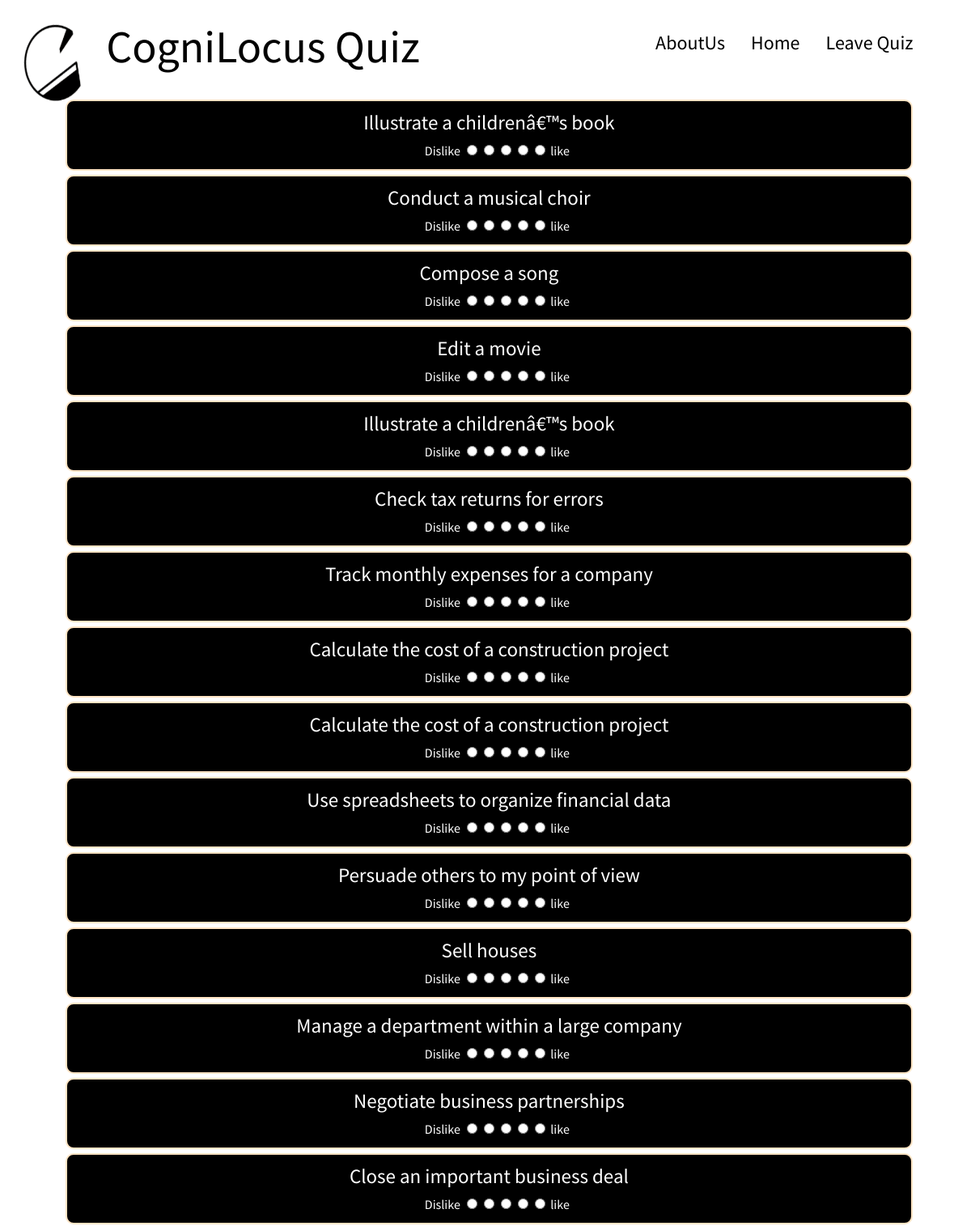
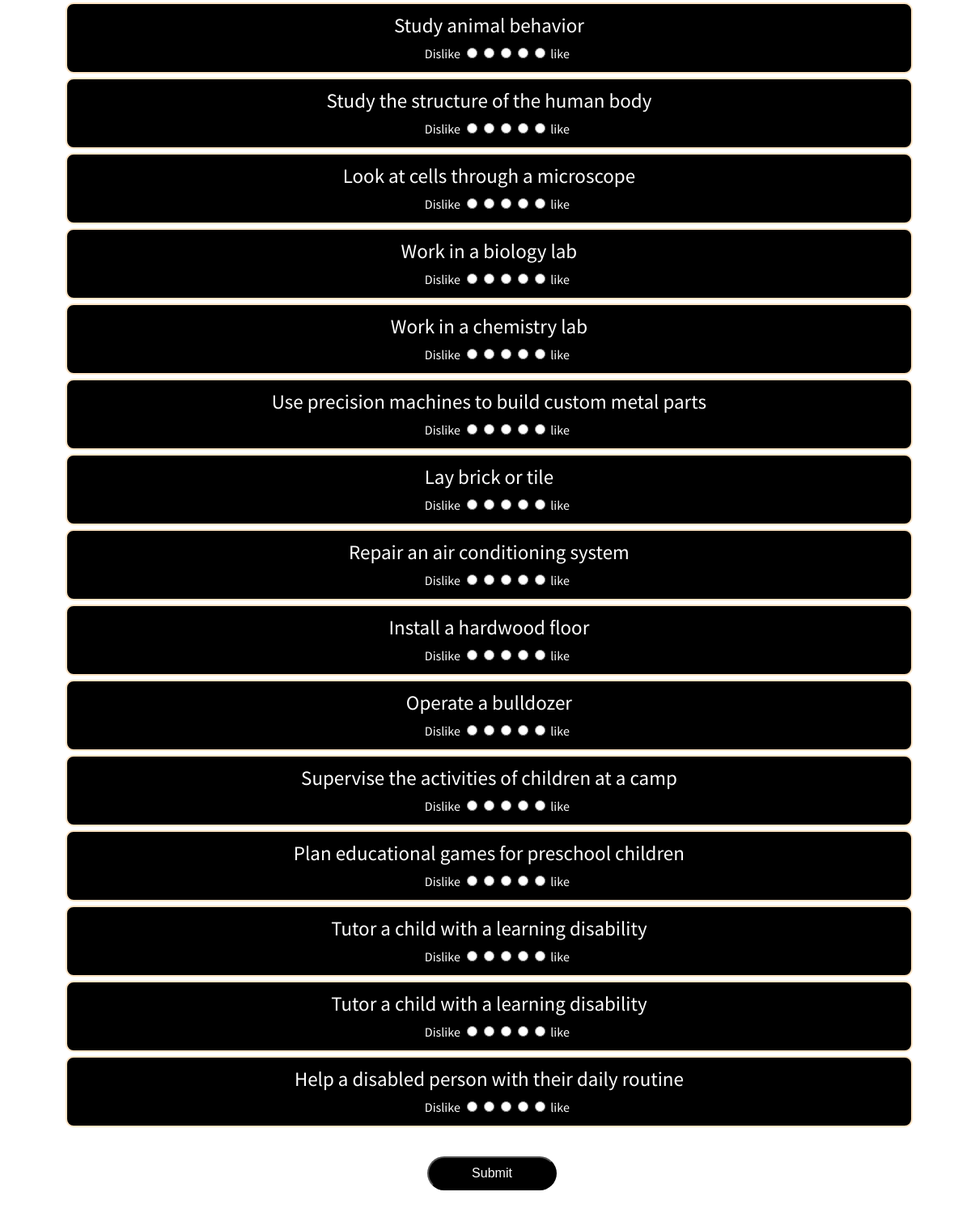
/quiz/ (signed in), run on the app's committed database (2 pictures, top to bottom).
### base/models.py (models this page shows)
class QuizQuestion(models.Model):
    Q_id = models.CharField(max_length=10)
    Question = models.TextField()
    primaryfact = models.CharField(max_length=1)
    otherfact = models.CharField(max_length=10, blank=True)

### base/views.py (the view)
# urls.py: path('quiz/', views.get_questions, name='get_questions'),
@login_required(login_url="login")
def get_questions(request):
    factor_name_to_code = {
        'Artistic': 'a',
        'Conventional': 'c',
        'Enterprising': 'e',
        'Investigative': 'i',
        'Realistic': 'r',
        'Social': 's',
    }
    num_questions_per_factor = 5
    for factor_name, factor_code in factor_name_to_code.items():
        factor_questions = QuizQuestion.objects.filter(primaryfact=factor_code)
        random_questions[factor_name] = random.sample(
            list(factor_questions), num_questions_per_factor)
    context = {'random_questions': random_questions}
    return render(request, 'quiz.html', context)

### templates/quiz.html (shortened to what this page needs)
{% load static %}
<!DOCTYPE html>
<html lang="en">
  <head>
    <link
      rel="stylesheet"
      href="https://cdnjs.cloudflare.com/ajax/libs/font-awesome/5.15.2/css/all.min.css"
    />
    <link rel="stylesheet" href="{% static 'styles/quizstyle.css' %}" />
  </head>
  <body>
    <nav>
      <img src="{% static 'images/Logo.png' %}" alt="Learning Image" />
      <div class="logo">
        <a href="{% url 'index' %}" style="color: black; text-decoration: none"
          >CogniLocus Quiz</a
        >
      </div>
      <ul>
        <li style="margin-left: 10rem">
          <a href="{% url 'aboutus' %}">AboutUs</a>
        </li>
        <li><a href="{% url 'index' %}">Home</a></li>
        <li><a href="{% url 'index' %}">Leave Quiz</a></li>
      </ul>
    </nav>
    <div style="margin-top: 0.1rem">
      <form method="POST" action="{% url 'user_input' %}">
        <ul>
          {% for factor, questions in random_questions.items %}
          <ul>
            {% for question in questions %}
            <li style="list-style-type: none">
              <div
                class="box"
                style="
                  height: 4rem;
                  background-color: black;
                  opacity: 1;
                  margin-left: 0.05em;
                  margin-right: 4.5em;
                "
              >
                <p
                  style="
                    color: white;
                    margin-top: 0.001rem;
                    text-align: center;
                    font-size: 25px;
                    height: 2vh;
                    padding: 0;
                  "
                >
                  {{ question.Question }}
                </p>
                <div
                  required="required"
                  id="select1"
                  class="form-radios"
                  style="display: flex; margin-top: 0.01rem; margin-left: 27rem"
                >
                  <div class="form-item form-item-submitted">
                    <label for="edit-submitted-r-1-1" class="control-label">
                      <span
                        class="label-text"
                        style="color: white; text-align: center"
                        >Dislike</span
                      >
                      <input
                        type="radio"
                        required="required"
                        id="edit-submitted"
                        name="question_rating_{{ question.Q_id }}"
                        value="1"
                      />
                    </label>
                  </div>
                  <div class="form-item form-item-submitted">
                    <label for="edit-submitted-r-1-1" class="control-label">
                      <input
                        type="radio"
                        required="required"
                        id="edit-submitted1"
                        name="question_rating_{{ question.Q_id }}"
                        value="2"
                      />
                    </label>
                  </div>
                  <div class="form-item form-item-submitted">
                    <label for="edit-submitted-r-1-1" class="control-label">
                      <input
                        type="radio"
                        required="required"
                        id="edit-submitted2"
                        name="question_rating_{{ question.Q_id }}"
                        value="3"
                      />
                    </label>
                  </div>
                  <div class="form-item form-item-submitted">
                    <label for="edit-submitted-r-1-1" class="control-label">
                      <input
                        type="radio"
                        required="required"
                        id="edit-submitted3"
                        name="question_rating_{{ question.Q_id }}"
                        value="4"
                      />
                    </label>
                  </div>
                  <div class="form-item form-item-submitted">
                    <label for="edit-submitted-r-1-1" class="control-label">
                      <input
                        type="radio"
                        required="required"
                        id="edit-submitted4"
                        name="question_rating_{{ question.Q_id }}"
                        value="5"
                      />
                      <span class="label-text" style="color: white">like</span>
                    </label>
                  </div>
                </div>
              </div>
            </li>
            {% endfor %}
          </ul>
          {% endfor %}
        </ul>
        <div class="button">
          <input
            type="submit"
            value="Submit"
            id="submitBtn"
            style="
              border-radius: 1.7rem;
              width: 10rem;
              padding: 10px;
              font-size: 16px;
              cursor: pointer;
              position: relative;
              background-color: black;
              color: white;
              margin-top: 20px;
              margin-left: 2em;
            "
          />
        </div>
        <br />
        <br />
        <br />
      </form>
    </div>
  </body>
</html>

### static/styles/quizstyle.css (style rules this page uses)
nav { background-color: white; color: black; padding: 0.3rem; display: flex; height: 6rem; width: auto; }
nav img { width: 10vw; height: 18vh; padding: 0.1rem; }
nav div { font-size: 3.5rem; font-style: solid; font-family: 'Source Sans Pro'; margin-top: 0.9rem; padding: 0.2rem; }
nav ul { list-style: none; padding: 0rem; display: flex; color: black; font-family: 'Source Sans Pro'; margin-left: 8rem; font-style: solid; }
nav li { margin-right: 2rem; color: black; margin-top: 1rem; }
nav ul li a { font-family: 'Source Sans Pro'; color: black; text-decoration: none; font-size: 1.5rem; }
body { font-family: Source Sans pro; margin: 0; padding: 0; display: flex; flex-direction: column; height: 100vh; }
.box { flex-grow: 3; margin: 5px 40px 5px 40px; border: 2px solid bisque; border-radius: 10px; background-color: bisque; padding: 10px; }
.button { display: flex; margin-left: 31rem; margin-right: 30rem; }

### data on the page
QuizQuestion: Question "Illustrate a childrenâ€™s book"
QuizQuestion: Question "Conduct a musical choir"
QuizQuestion: Question "Compose a song"
QuizQuestion: Question "Edit a movie"
QuizQuestion: Question "Illustrate a childrenâ€™s book"
QuizQuestion: Question "Check tax returns for errors"
QuizQuestion: Question "Track monthly expenses for a company"
QuizQuestion: Question "Calculate the cost of a construction project"
QuizQuestion: Question "Calculate the cost of a construction project"
QuizQuestion: Question "Use spreadsheets to organize financial data"
QuizQuestion: Question "Persuade others to my point of view"
QuizQuestion: Question "Sell houses"
QuizQuestion: Question "Manage a department within a large company"
QuizQuestion: Question "Negotiate business partnerships"
QuizQuestion: Question "Close an important business deal"
QuizQuestion: Question "Study animal behavior"
QuizQuestion: Question "Study the structure of the human body"
QuizQuestion: Question "Look at cells through a microscope"
QuizQuestion: Question "Work in a biology lab"
QuizQuestion: Question "Work in a chemistry lab"
QuizQuestion: Question "Use precision machines to build custom metal parts"
QuizQuestion: Question "Lay brick or tile"
QuizQuestion: Question "Repair an air conditioning system"
QuizQuestion: Question "Install a hardwood floor"
QuizQuestion: Question "Operate a bulldozer"
QuizQuestion: Question "Supervise the activities of children at a camp"
QuizQuestion: Question "Plan educational games for preschool children"
QuizQuestion: Question "Tutor a child with a learning disability"
QuizQuestion: Question "Tutor a child with a learning disability"
QuizQuestion: Question "Help a disabled person with their daily routine"
